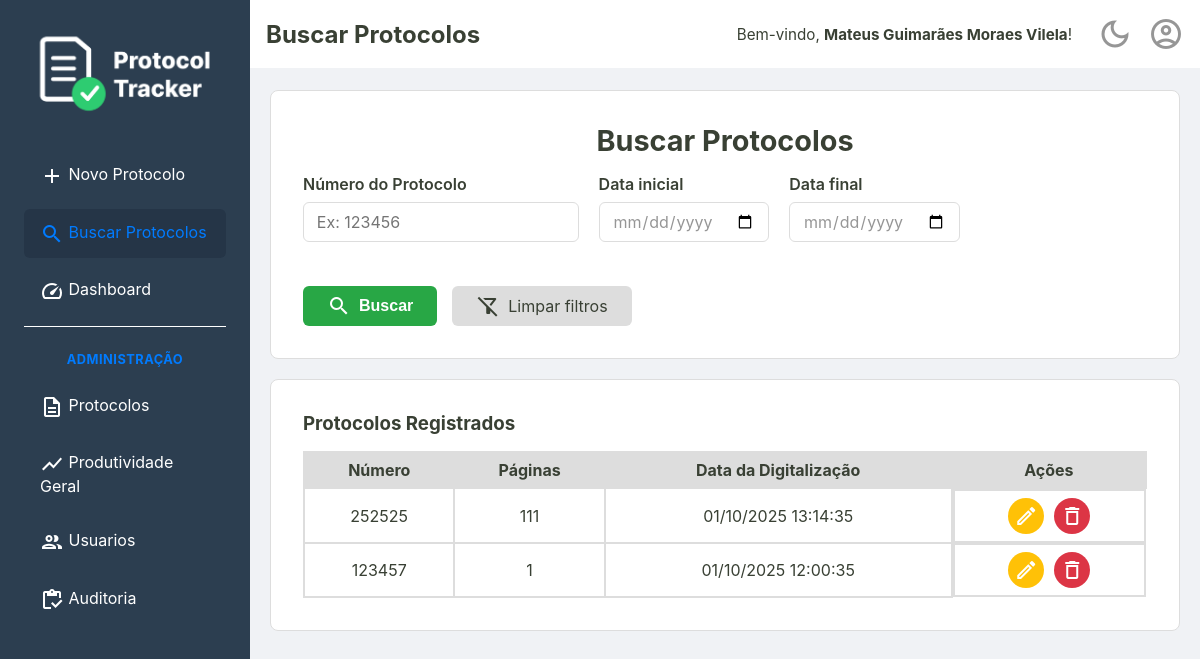
The app's page /busca (signed in), older data.
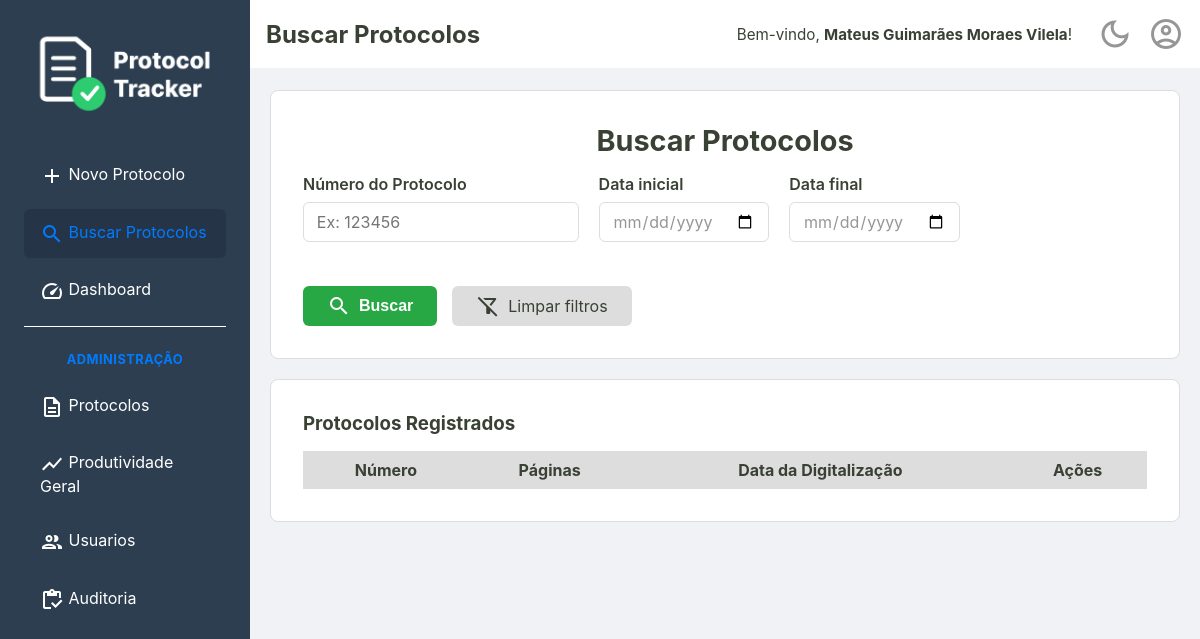
The same page, newer data.
### tables this page shows
CREATE TABLE protocolos (
    id TEXT PRIMARY KEY,
    id_usuario INTEGER NOT NULL,
    numero TEXT NOT NULL UNIQUE,
    quantidade_paginas INTEGER NOT NULL,
    observacoes TEXT,
    criado_em TEXT NOT NULL,
    alterado_em TEXT,
    deletado_em TEXT,
    FOREIGN KEY (id_usuario) REFERENCES usuarios (id)
  );

### src/Controller/WebController.php (called while the page is built, shortened)
<?php
class WebController
{
    private ?Usuario $usuarioLogado = null;
    private bool $isAdmin = false;
    public function __construct(
        private ProtocoloRepositorySqlInterface $repositorio,
        private DashboardService $dashboardService,
        private ProtocoloService $protocoloService,
        private UsuarioRepositoryInterface $usuarioRepository
    ) {
        $id_usuario = $_SESSION['usuario_logado_id'] ?? null;
        if ($id_usuario) {
            $this->usuarioLogado = $this->usuarioRepository->buscaPorId($id_usuario);
        }
        if ($this->usuarioLogado && $this->usuarioLogado->permissao() === 'administrador') {
            $this->isAdmin = true;
        }
    }
    public function buscaProtocolo()
    {
        try {
            $numero = $_GET['numero'] ?? null;
            $dataInicio = !empty($_GET['data_inicio']) ? new DateTimeImmutable($_GET['data_inicio'] . ' 00:00:00') : null;
            $dataFim = !empty($_GET['data_fim']) ? new DateTimeImmutable($_GET['data_fim'] . ' 23:59:59') : null;
            $id_usuario = $this->usuarioLogado?->id();
            if ($this->isAdmin) {
                $id_usuario = null;
            }
            $listaDeProtocolos = $this->repositorio->search($id_usuario, $numero, $dataInicio, $dataFim);
            require __DIR__ . '/../../templates/busca.php';
        } catch (Exception $e) {
            $erro = $e->getMessage();
            $tituloDaPagina = "Buscar Protocolos";
            $usuarioLogado = $this->usuarioLogado;
            $isAdmin = $this->isAdmin;
            require __DIR__ . '/../../templates/busca.php';
        }
    }
}

### src/Repository/ProtocoloRepositorySql.php (called while the page is built, shortened)
<?php
final class ProtocoloRepositorySql implements ProtocoloRepositorySqlInterface
{
    private PDO $connection;
    public function __construct(PDO $connection)
    {
        $this->connection = $connection;
    }
    public function search(?int $id_usuario = null, ?string $numero = null, ?DateTimeImmutable $dataInicio = null, ?DateTimeImmutable $dataFim = null): array
    {
        $sqlConditions = [];
        $parametros = [];
        $sqlConditions[] = 'deletado_em IS NULL';
        $sqlQuery = 'SELECT * FROM protocolos WHERE ' . implode(' AND ', $sqlConditions) . ' ORDER BY criado_em DESC;';
        $stmt = $this->connection->prepare($sqlQuery);
        $stmt->execute($parametros);
        return $this->hidrataListaDeProtocolos($stmt);
    }
    private function hidrataListaDeProtocolos(PDOStatement $stmt): array
    {
        $listaDeProtocolos = [];
        while($protocoloDados = $stmt->fetch()){
            $listaDeProtocolos[] = Protocolo::fromArray($protocoloDados);
        }
        return $listaDeProtocolos;
    }
}

### src/Model/Protocolo.php (called while the page is built, shortened)
<?php
class Protocolo {
    public function id(): string {
        return $this->id;
    }
    public function numero(): string {
        return $this->numero;
    }
    public function paginas(): int {
        return $this->quantidade_paginas;
    }
    public function data(): DateTimeImmutable {
        return $this->criado_em;
    }
    public static function fromArray(array $dados): self
    {
        try {
            $criado_em = new DateTimeImmutable($dados['criado_em']);
            $alterado_em = isset($dados['alterado_em']) ? new DateTimeImmutable($dados['alterado_em']) : null;
            $deletado_em = isset($dados['deletado_em']) ? new DateTimeImmutable($dados['deletado_em']) : null;
        } catch (Exception $e) {
            throw new Exception("Falha ao criar data");
        }
        return new self(
            $dados['id'],
            $dados['id_usuario'],
            $dados['numero'],
            $dados['quantidade_paginas'],
            $criado_em,
            $dados['observacoes'] ?? null,
            $alterado_em,
            $deletado_em
        );
    }
}

### templates/_partials/_listaProtocolos.php (the view, shortened to what the changed rows need)
<section class="listagem-container">
    <table id="tabela-protocolos" class="protocolos-table">
        <thead>
            <tr>
                <th>Número</th>
                <th>Páginas</th>
                <th>Data da Digitalização</th>
                <th class="acoes-header">Ações</th>
            </tr>
        </thead>
        <tbody>
            <?php foreach ($listaDeProtocolos as $protocolo): ?>
                <tr>
                    <td><?= htmlspecialchars($protocolo->numero()) ?></td>
                    <td><?= htmlspecialchars($protocolo->paginas()) ?></td>
                    <td><?= $protocolo->data()->format('d/m/Y H:i:s') ?></td>
                    <td class="acoes-cell">
                        <a href="/editar?id=<?= htmlspecialchars($protocolo->id()) ?>" class="btn-acao btn-editar" title="Editar">
                            <span class="material-icons-outlined">edit</span>
                        </a>
                        <form action="/excluir" method="post" onsubmit="return confirm('Tem certeza que deseja excluir este protocolo?');">
                            <button type="submit" class="btn-acao btn-excluir" title="Excluir">
                                <span class="material-icons-outlined">delete</span>
                            </button>
                        </form>
                    </td>
                </tr>
            <?php endforeach; ?>
        </tbody>
    </table>
</section>

Row changes from the older to the newer data that the page shows:
removed protocolos: numero "252525", quantidade_paginas "111", format "01/10/2025 13:14:35"
removed protocolos: numero "123457", quantidade_paginas "1", format "01/10/2025 12:00:35"
